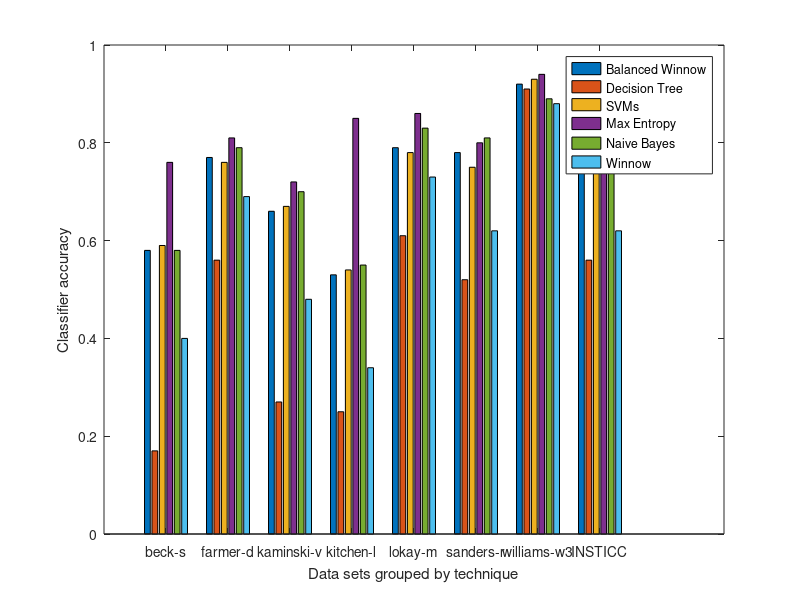

Write MATLAB code to recreate this figure.
becks = [.58, .17 .59 .76 .58 .4]
farmerd = [.77 .56 .76 .81 .79 .69]
kaminskiv = [.66 .27 .67 .72 .7 .48]
kitchenl = [.53 .25 .54 .85 .55 .34]
lokaym = [.79 .61 .78 .86 .83 .73]
sandersr = [.78 .52 .75 .8 .81 .62]
williamsw3 = [.92 .91 .93 .94 .89 .88]
insticc = [.81 .56 .82 .86 .75 .62]

x = [becks; farmerd; kaminskiv; kitchenl; lokaym; sandersr; williamsw3; insticc]
bar(x)

xlabel('Data sets grouped by technique');
ylabel('Classifier accuracy');

xtick = {'beck-s', 'farmer-d', 'kaminski-v', 'kitchen-l', 'lokay-m', 'sanders-r', 'williams-w3', 'INSTICC'}
set(gca, 'XTickLabel', xtick); 

legend('Balanced Winnow', 'Decision Tree', 'SVMs', 'Max Entropy', 'Naive Bayes', 'Winnow')
